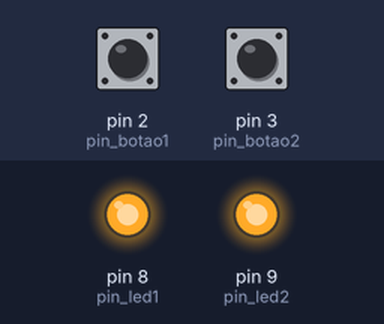
A sketch run on a simulated Arduino Uno, built with avr-gcc and run on an emulated ATmega328P. Parts: output pins drawn as LEDs (lit = HIGH). The test bench sets the inputs (shaded band); at power-on: pin 2 (pin_botao1) LOW, pin 3 (pin_botao2) LOW.

Above: at 1.2 s.
1.3 s: pin 2 (pin_botao1) pulled HIGH for 0.15 s
At 1.37 s:
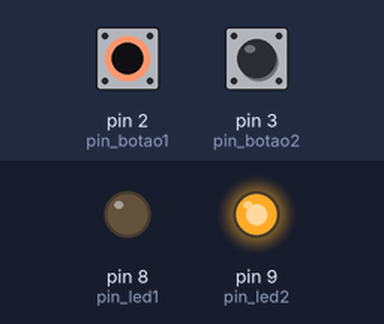
2.9 s: pin 3 (pin_botao2) pulled HIGH for 0.15 s
At 2.97 s:
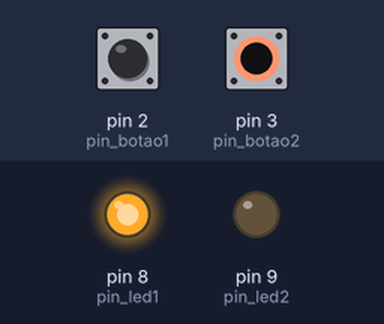
4.5 s: pin 3 (pin_botao2) pulled HIGH for 3.2 s
At 8.4 s:
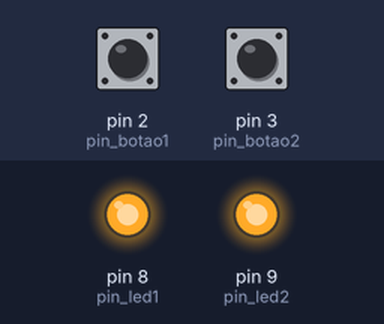
9.2 s: pin 2 (pin_botao1) pulled HIGH for 3.2 s
At 9.6 s:
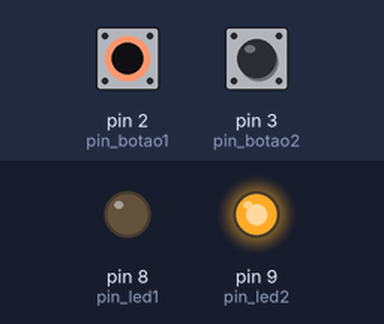
13.9 s: pin 2 (pin_botao1) driven HIGH and pin 3 (pin_botao2) driven HIGH
At 14.4 s:
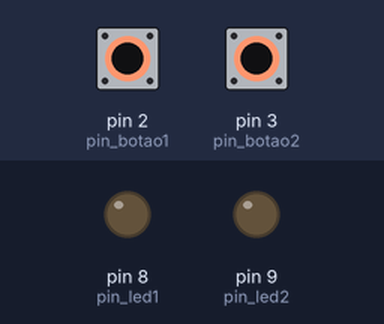
Timing chart, 0 to 16.4 s (numbered marks = the images above; inputs shaded):
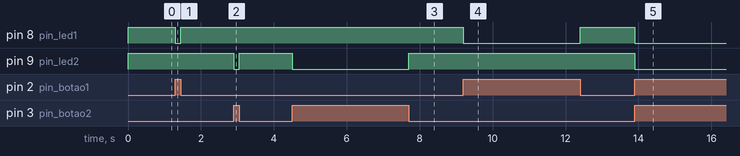

The sketch:

EXERCICIOBOMBAALARME.ino
```cpp
#define pin_led1 8
#define pin_led2 9

#define pin_botao1 2
#define pin_botao2 3
void setup()
{
  pinMode(pin_led1, OUTPUT);
  pinMode(pin_led2, OUTPUT);

  pinMode(pin_botao1, INPUT);
  pinMode(pin_botao2, INPUT);
}

void loop() {
 bool estadoA = digitalRead(pin_botao1);
 bool estadoB = digitalRead(pin_botao2);

  if (estadoA == 1 && estadoB == 1) {
    digitalWrite(pin_led1, LOW);
    digitalWrite(pin_led2, LOW);
  }

  if (estadoA == 0 && estadoB == 1) {
    digitalWrite(pin_led1, HIGH);
    digitalWrite(pin_led2, LOW);
  }

  if (estadoA == 0 && estadoB == 0) {
    digitalWrite(pin_led1, HIGH);
    digitalWrite(pin_led2, HIGH);
  }

  if (estadoA == 1 && estadoB == 0) {
    digitalWrite(pin_led1, LOW);
    digitalWrite(pin_led2, HIGH);
  }
}
```

Measured:
- after the input at 1.3 s, pin 8 (pin_led1): HIGH → LOW at once, → HIGH 0.15 s later
- after the input at 2.9 s, pin 9 (pin_led2): HIGH → LOW at once, → HIGH 0.15 s later
- after the input at 4.5 s, pin 9 (pin_led2): HIGH → LOW at once, → HIGH 3.2 s later
- after the input at 9.2 s, pin 8 (pin_led1): HIGH → LOW at once, → HIGH 3.2 s later
- after the input at 13.9 s, pin 8 (pin_led1), pin 9 (pin_led2): HIGH → LOW at once
